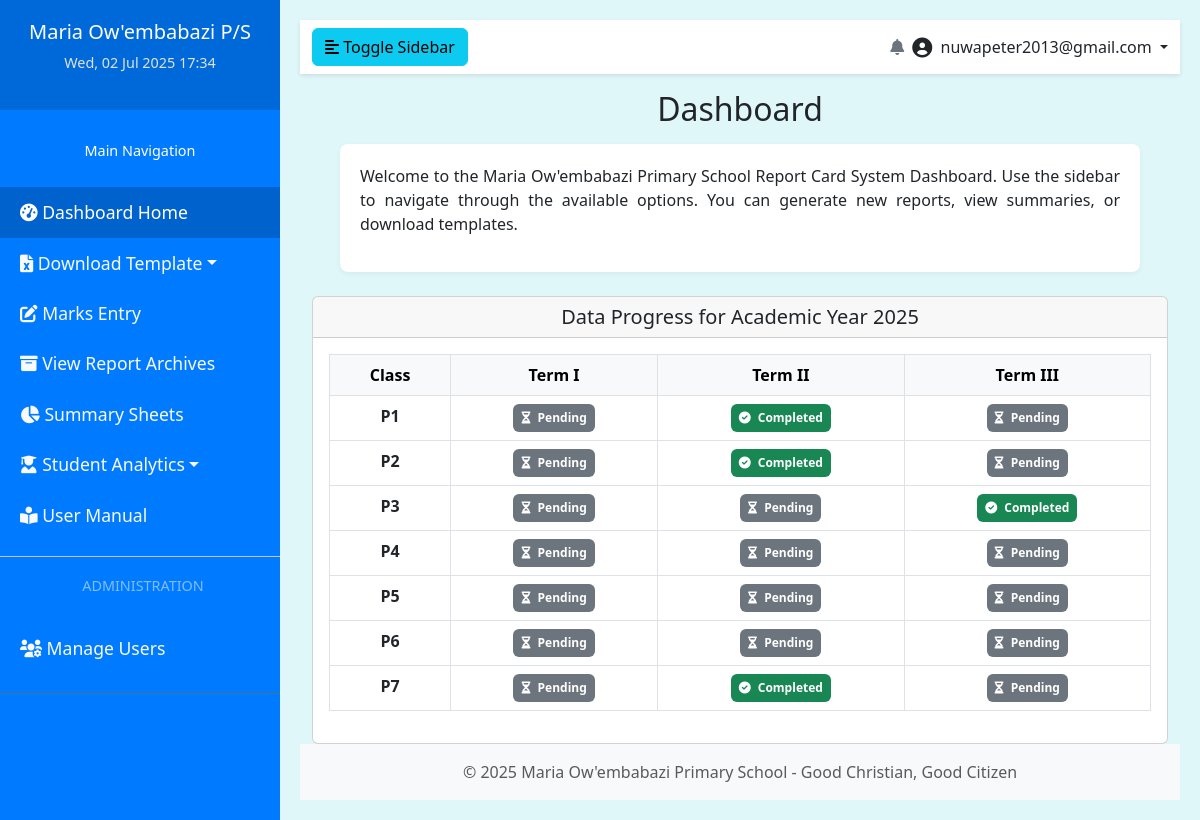
/index.php (signed in), run on the app's committed database.
### tables this page shows
CREATE TABLE `terms` (
  `id` int(11) NOT NULL,
  `term_name` varchar(20) NOT NULL COMMENT 'e.g., I, II, III, Term 1'
);

CREATE TABLE `classes` (
  `id` int(11) NOT NULL,
  `class_name` varchar(50) NOT NULL COMMENT 'e.g., P1, P2, P7A, Form 1 Blue'
);

### index.php (the view, shortened to what this page needs)
<?php
require_once 'db_connection.php';
$current_year_name = date('Y');
$current_academic_year_id = null;
$dashboard_progress_data = [];
$classes_list = [];
$terms_list = [];
try {
    $stmt_ay = $pdo->prepare("SELECT id FROM academic_years WHERE year_name = :year_name LIMIT 1");
    $stmt_ay->execute([':year_name' => $current_year_name]);
    $current_academic_year_id = $stmt_ay->fetchColumn();
    if ($current_academic_year_id) {
        $stmt_classes = $pdo->query("SELECT id, class_name FROM classes ORDER BY class_name ASC");
        $classes_list = $stmt_classes->fetchAll(PDO::FETCH_ASSOC);
        $stmt_terms = $pdo->query("SELECT id, term_name FROM terms ORDER BY id ASC");
        $terms_list = $stmt_terms->fetchAll(PDO::FETCH_ASSOC);
        $stmt_batch_check = $pdo->prepare(
            "SELECT id FROM report_batch_settings
             WHERE academic_year_id = :academic_year_id
               AND class_id = :class_id
               AND term_id = :term_id
             LIMIT 1"
        );
        $stmt_summary_check = $pdo->prepare(
            "SELECT COUNT(id) FROM student_report_summary WHERE report_batch_id = :report_batch_id LIMIT 1"
        );
        foreach ($classes_list as $class_item) {
            $class_id = $class_item['id'];
            $class_name = $class_item['class_name'];
            $dashboard_progress_data[$class_name] = [];
            foreach ($terms_list as $term_item) {
                $term_id = $term_item['id'];
                $term_name_key = $term_item['term_name'];
                $stmt_batch_check->execute([
                    ':academic_year_id' => $current_academic_year_id,
                    ':class_id' => $class_id,
                    ':term_id' => $term_id
                ]);
                $report_batch_id = $stmt_batch_check->fetchColumn();
                $status = "Pending";
                if ($report_batch_id) {
                    $stmt_summary_check->execute([':report_batch_id' => $report_batch_id]);
                    $summary_count = $stmt_summary_check->fetchColumn();
                    if ($summary_count !== false && $summary_count > 0) {
                        $status = "Completed";
                    } else {
                        $status = "Data Imported";
                    }
                }
                $dashboard_progress_data[$class_name][$term_name_key] = [
                    'status' => $status,
                    'report_batch_id' => $report_batch_id
                ];
            }
        }
    } else {
        if (isset($_SESSION['user_id'])) {
          $_SESSION['info_message'] = "Dashboard Progress: The current Academic Year (" . htmlspecialchars($current_year_name) . ") is not found in the system. Progress display may be incomplete.";
        }
    }
} catch (PDOException $e) {
    error_log("Dashboard Progress Data Fetching Error: " . $e->getMessage());
    if (isset($_SESSION['user_id'])) {
        $_SESSION['error_message'] = "Could not load dashboard progress data due to a database error.";
    }
}
?>
<!DOCTYPE html>
<html lang="en">
<head>
    <link href="https://cdn.jsdelivr.net/npm/bootstrap@5.3.0/dist/css/bootstrap.min.css" rel="stylesheet">
    <link href="https://cdnjs.cloudflare.com/ajax/libs/font-awesome/6.0.0-beta3/css/all.min.css" rel="stylesheet">
</head>
<body>
    <nav id="sidebar">
        <div class="sidebar-header">
            <h5>Maria Ow'embabazi P/S</h5>
            <p class="datetime-display"><?php echo date("D, d M Y H:i"); ?></p>
        </div>
        <ul class="list-unstyled components">
            <p>Main Navigation</p>
            <li class="active">
                <a href="index.php"><i class="fas fa-tachometer-alt"></i> Dashboard Home</a>
            </li>
            <li>
                <a href="#templateSubmenu" data-bs-toggle="collapse" aria-expanded="false" class="dropdown-toggle"><i class="fas fa-file-excel"></i> Download Template</a>
            </li>
            <li>
                <a href="data_entry.php"><i class="fas fa-edit"></i> Marks Entry</a>
            </li>
            <li>
                <a href="view_report_archives.php"><i class="fas fa-archive"></i> View Report Archives</a>
            </li>
            <li>
                <a href="summary_sheet.php"><i class="fas fa-chart-pie"></i> Summary Sheets</a>
            </li>
            <li>
                <a href="#studentReportsSubmenu" data-bs-toggle="collapse" aria-expanded="false" class="dropdown-toggle"><i class="fas fa-user-graduate"></i> Student Analytics</a>
            </li>
            <li>
                <a href="about.php"><i class="fas fa-book-reader"></i> User Manual</a>
            </li>
            <?php if (isset($_SESSION['role']) && $_SESSION['role'] === 'superadmin'): ?>
            <li class="mt-3 pt-2 border-top border-secondary-subtle">
                <p class="text-white-50 small ps-3 text-uppercase">Administration</p>
            </li>
            <li>
                <a href="manage_users.php"><i class="fas fa-users-cog"></i> Manage Users</a>
            </li>
            <?php endif; ?>
        </ul>
    </nav>
    <div id="content">
        <nav class="navbar navbar-expand-lg navbar-custom sticky-top">
            <div class="container-fluid">
                <button type="button" id="sidebarCollapse" class="btn btn-info">
                    <i class="fas fa-align-left"></i>
                    <span>Toggle Sidebar</span>
                </button>
                <div class="ms-auto d-flex align-items-center">
                    <?php if (isset($_SESSION['role']) && $_SESSION['role'] === 'superadmin'): ?>
                        <div class="nav-item dropdown me-2">
                            <a class="nav-link" href="#" id="adminActivityBellLink" role="button" data-bs-toggle="dropdown" aria-expanded="false" title="Recent Activity">
                                <i class="fas fa-bell text-secondary"></i>
                            </a>
                        </div>
                    <?php endif; ?>
                    <?php if (isset($_SESSION['username'])): ?>
                        <div class="nav-item dropdown">
                            <a class="nav-link dropdown-toggle text-dark" href="#" id="userDropdown" role="button" data-bs-toggle="dropdown" aria-expanded="false">
                                <i class="fas fa-user-circle me-1 fa-lg"></i> <?php echo htmlspecialchars($_SESSION['username']); ?>
                            </a>
                        </div>
                    <?php else: ?>
                    <?php endif; ?>
                </div>
            </div>
        </nav>
        <div class="container-fluid pt-3 text-center">
            <h2 class="mb-3">Dashboard</h2>
            <div class="main-content-card d-inline-block" style="max-width: 800px; width: 100%;">
                <p style="text-align: justify;">Welcome to the Maria Ow'embabazi Primary School Report Card System Dashboard. Use the sidebar to navigate through the available options. You can generate new reports, view summaries, or download templates.</p>
            </div>
            <?php if (!empty($dashboard_progress_data) && !empty($classes_list) && !empty($terms_list) && $current_academic_year_id): ?>
            <div class="card mt-4">
                <div class="card-header">
                    <h5 class="mb-0">Data Progress for Academic Year <?php echo htmlspecialchars($current_year_name); ?></h5>
                </div>
                <div class="card-body">
                    <div class="table-responsive">
                        <table class="table table-bordered table-hover text-center">
                            <thead class="table-light">
                                <tr>
                                    <th>Class</th>
                                    <?php foreach ($terms_list as $term): ?>
                                        <th>Term <?php echo htmlspecialchars($term['term_name']); ?></th>
                                    <?php endforeach; ?>
                                </tr>
                            </thead>
                            <tbody>
                                <?php foreach ($classes_list as $class_item): ?>
                                    <tr>
                                        <td><strong><?php echo htmlspecialchars($class_item['class_name']); ?></strong></td>
                                        <?php foreach ($terms_list as $term_item): ?>
                                            <?php
                                                $status_info = $dashboard_progress_data[$class_item['class_name']][$term_item['term_name']] ?? ['status' => 'Pending', 'report_batch_id' => null];
                                                $status_text = $status_info['status'];
                                                $batch_id_for_link = $status_info['report_batch_id'];
                                                $badge_class = 'bg-secondary';
                                                $icon = 'fas fa-hourglass-half';
                                                $link = '#';
                                                if ($status_text === 'Completed') {
                                                    $badge_class = 'bg-success';
                                                    $icon = 'fas fa-check-circle';
                                                    if ($batch_id_for_link) {
                                                        $link = 'view_processed_data.php?batch_id=' . htmlspecialchars($batch_id_for_link);
                                                    }
                                                } elseif ($status_text === 'Data Imported') {
                                                    $badge_class = 'bg-warning text-dark';
                                                    $icon = 'fas fa-file-import';
                                                     if ($batch_id_for_link) {
                                                        $link = 'view_processed_data.php?batch_id=' . htmlspecialchars($batch_id_for_link);
                                                    }
                                                } else {
                                                     $link = 'data_entry.php';
                                                }
                                            ?>
                                            <td>
                                                <?php if ($link !== '#'): ?>
                                                    <a href="<?php echo $link; ?>" class="text-decoration-none">
                                                        <span class="badge <?php echo $badge_class; ?> p-2">
                                                            <i class="<?php echo $icon; ?> me-1"></i>
                                                            <?php echo htmlspecialchars($status_text); ?>
                                                        </span>
                                                    </a>
                                                <?php endif; ?>
                                            </td>
                                        <?php endforeach; ?>
                                    </tr>
                                <?php endforeach; ?>
                            </tbody>
                        </table>
                    </div>
                </div>
            </div>
            <?php elseif (!$current_academic_year_id && isset($_SESSION['user_id'])):  ?>
            <?php endif; ?>
        </div>
         <footer class="mt-auto py-3 bg-light text-center">
            <div class="container">
                <span class="text-muted">&copy; 2025 Maria Ow'embabazi Primary School - Good Christian, Good Citizen</span>
            </div>
        </footer>
    </div>
</body>
</html>

### index.php (style rules this page uses)
body { background-color: #e0f7fa; display: flex; min-height: 100vh; font-family: 'Segoe UI', Tahoma, Geneva, Verdana, sans-serif; }
#sidebar { min-width: 280px; max-width: 280px; background: #007bff; color: #fff; transition: all 0.3s; position: fixed; height: 100%; overflow-y: auto; }
#sidebar .sidebar-header { padding: 20px; background: #0069d9; text-align: center; }
#sidebar ul.components { padding: 20px 0; border-bottom: 1px solid #47748b; }
#sidebar ul p { color: #fff; padding: 10px; text-align: center; font-size: 0.9em; }
#sidebar ul li a { padding: 12px 20px; font-size: 1.1em; display: block; color: #f8f9fa; text-decoration: none; transition: background 0.2s, color 0.2s; }
#sidebar ul li.active > a, a[aria-expanded="true"] { color: #fff; background: #0062cc; }
#content { width: calc(100% - 280px); padding: 20px; min-height: 100vh; transition: all 0.3s; margin-left: 280px; background-color: #e0f7fa; }
.navbar-custom { background-color: #ffffff; box-shadow: 0 2px 4px rgba(0,0,0,.1); }
.datetime-display { font-size: 0.9em; color: #dee2e6; }
.main-content-card { background-color: #fff; padding: 20px; border-radius: 8px; box-shadow: 0 2px 5px rgba(0,0,0,0.05); }

### data on the page
terms: term_name "I"
terms: term_name "II"
terms: term_name "III"
classes: class_name "P1", class_name.term_name "Pending", class_name.term_name "Completed"
classes: class_name "P2", class_name.term_name "Pending", class_name.term_name "Completed"
classes: class_name "P3", class_name.term_name "Pending", class_name.term_name "Completed"
classes: class_name "P4", class_name.term_name "Pending"
classes: class_name "P5", class_name.term_name "Pending"
classes: class_name "P6", class_name.term_name "Pending"
classes: class_name "P7", class_name.term_name "Pending", class_name.term_name "Completed"

### other printed values
$_SESSION['username'] "nuwapeter2013@gmail.com"
